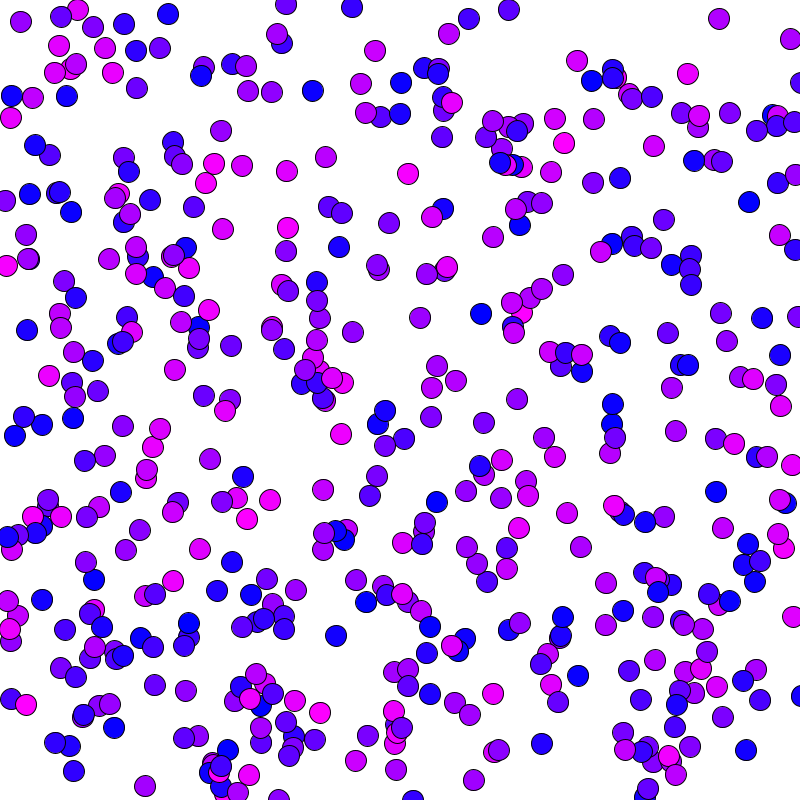
Frame 1 (no input)
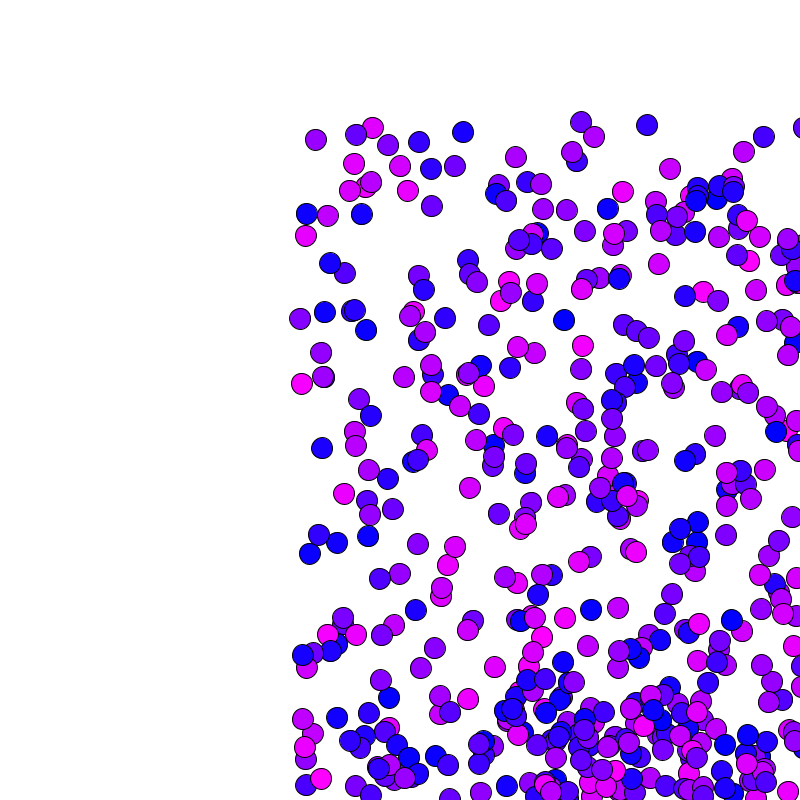
Frame 60 (the mouse pressed at the canvas centre just before this capture)
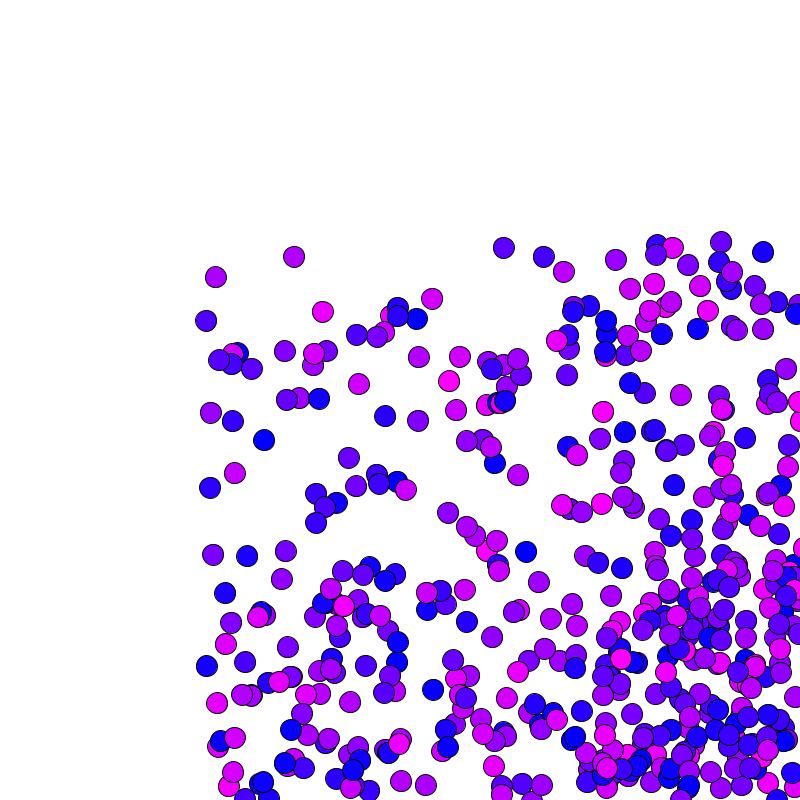
Frame 120 (the mouse held since frame 60 and released just before this capture)

The Processing sketch that drew these frames (run headless with seeded random() and noise(); from frame 60 on, the mouse is pressed at the canvas centre):

// Processing sketch: processing_144607
// ── processing_144607.pde

//bolita a;
bolita listabolitas[]=new bolita [500];
void setup () {
  size(800, 800);
  for (int i=0; i<listabolitas.length;i ++) {
    color c = color(random( 255),0, 255);
    listabolitas [i]=new bolita(random (width), random (height), 5, 2, 21, c);
  }
}

void draw () {
  background(255);
  for (int i =0; i<listabolitas.length;i ++) {
    listabolitas [i].mover ();
    listabolitas [i].dibujar ();
  }
}

class bolita {
  float velocidadx;
  float velocidady;
  int direccionx=1;
  int direcciony=1;
  int radio;
  color color1;
  float x, y;
  void mover() {
    x+= velocidadx *direccionx;
    y+= velocidady *direcciony;
    if (x>width ||x<0) {
      direccionx=-direccionx;
    }
    if (y>height ||y<0) {
      direcciony=-direcciony;
    }
  }
  void dibujar () {
    fill (color1);
    ellipse (x, y, radio, radio);
  }
  bolita (float x, float y, float vx, float vy, int r, color c) {
    this.x=x;
    this.y=y;
    this.velocidadx=vx;
    this.velocidady=vy;
    this.radio=r;
    this.color1=c;
  }
}
